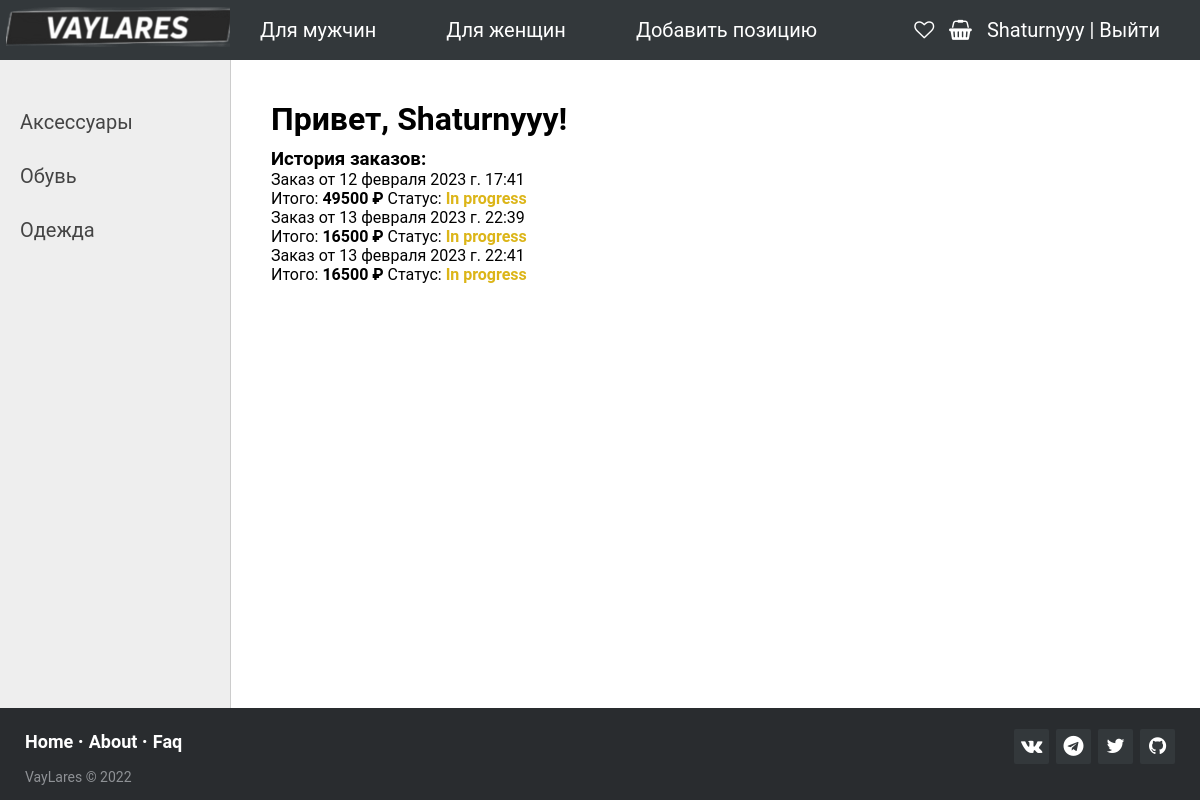
The page /profile/ (signed in) on the database as committed earlier.
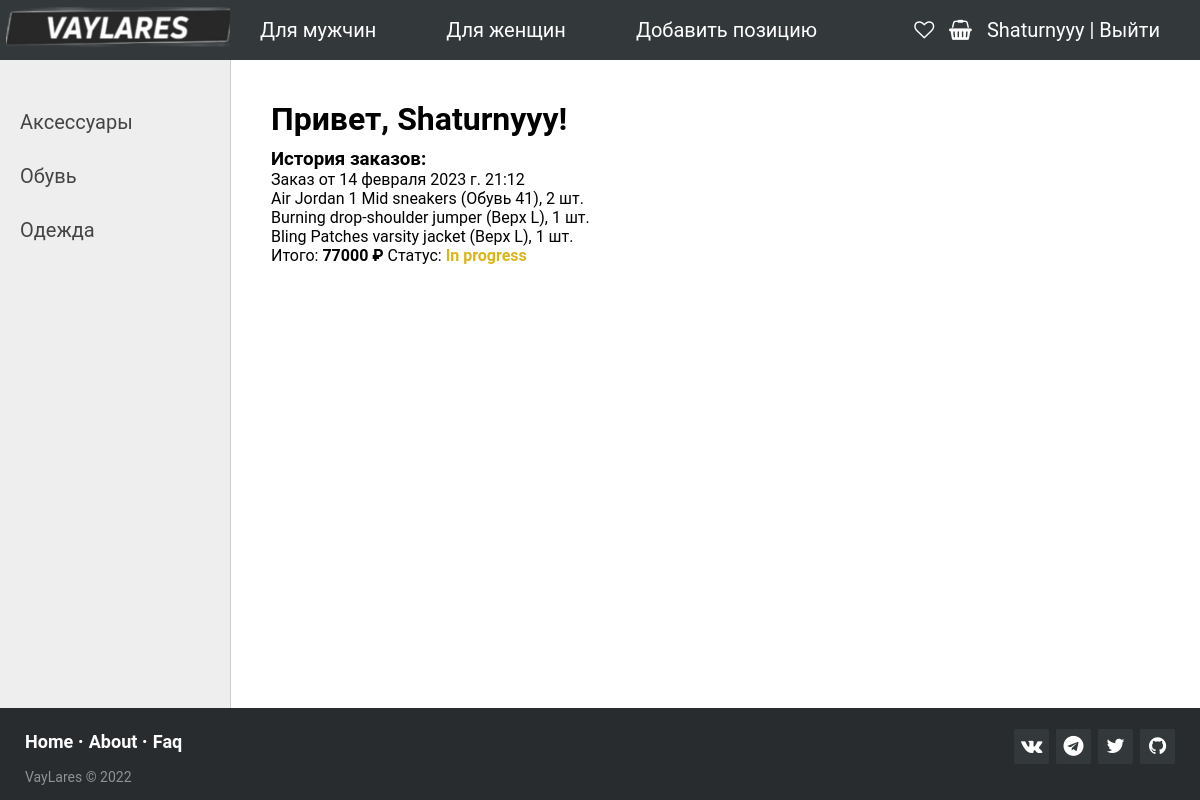
The same page on the database as committed later.
### clothes/models.py (models this page shows, shortened)
class Category(models.Model):
    category_name = models.CharField(max_length=100, db_index=True)
    slug = models.SlugField(max_length=255, unique=True, db_index=True, verbose_name="URL", null=True)
    def get_absolute_url(self):
        return reverse('category', kwargs={'category_slug': self.slug})
    class Meta:  # Используется в админ-панели
        verbose_name = 'Категории'
        verbose_name_plural = 'Категории'
        ordering = ['id']

class Orders(models.Model):
    OK = 'Ok'
    CANCELED = 'Canceled'
    PROGRESS = 'In progress'
    STATUS = [
        (OK, 'Исполнено'),
        (CANCELED, 'Отменен'),
        (PROGRESS, 'В процессе'),
    ]
    user_name = models.CharField(max_length=255, default=None, verbose_name='Пользователь')
    time_create = models.DateTimeField(auto_now_add=True, verbose_name='Принят в исполнение')
    status = models.CharField(max_length=11, choices=STATUS, default=PROGRESS, verbose_name='Статус')
    time_accept = models.DateTimeField(auto_now_add=False, default=datetime.datetime.now() + datetime.timedelta(days=1),
                                       verbose_name='Принят в пункте выдачи')
    product = models.ManyToManyField(Sizes_of_Clothes, through='Orders_of_Clothes', verbose_name='Товар')
    total_price = models.IntegerField(verbose_name='Общая стоимость', default=0)
    class Meta:
        verbose_name = 'Заказы'
        verbose_name_plural = 'Заказы'
        ordering = ['id']

class Sizes_of_Clothes(models.Model):
    id_clothes = models.ForeignKey(Clothes, on_delete=models.PROTECT, verbose_name='id товара')
    id_size = models.ForeignKey(Sizes, on_delete=models.PROTECT, verbose_name='id размера')
    count = models.IntegerField(verbose_name='Кол-во')
    def __str__(self):
        return self.id_clothes.title + ' (' + self.id_size.size_title + ')'
    class Meta:
        verbose_name = 'Размеры вещей'
        verbose_name_plural = 'Размеры вещей'
        ordering = ['id']

class Clothes(models.Model):
    Man = 'Man'
    Woman = 'Woman'
    All = 'All'
    GENDERS = [
        (Man, 'Для мужчин'),
        (Woman, 'Для женщин'),
        (All, 'Унисекс'),
    ]
    title = models.CharField(max_length=255, verbose_name='Заголовок')
    slug = models.SlugField(max_length=255, unique=True, db_index=True, verbose_name="URL", null=True)
    content = models.TextField(verbose_name='Описание')
    price = models.IntegerField(verbose_name='Цена')
    photo = models.ImageField(upload_to='pictures/%y/%m/%d/', verbose_name='Фото')
    alternative_photo = models.ImageField(upload_to='alternative-pictures/%y/%m/%d/', blank=True, null=True,
                                          verbose_name='Фото 2')
    time_create = models.DateTimeField(auto_now_add=True)
    gender = models.CharField(max_length=5, choices=GENDERS, default=All, verbose_name='Пол')
    is_published = models.BooleanField(default=True, verbose_name='Опубликовано')
    brand = models.ForeignKey(Brand, on_delete=models.PROTECT, verbose_name='Брэнд')
    subcategory = models.ForeignKey(Subcategory, on_delete=models.PROTECT, null=True, verbose_name='Подкатегория')
    category = models.ForeignKey(Category, on_delete=models.PROTECT, null=True, verbose_name='Категория')
    sizes = models.ManyToManyField(Sizes, through='Sizes_of_Clothes')
    class Meta:
        verbose_name = 'Вещи'
        verbose_name_plural = 'Вещи'
        ordering = ['id']

class Sizes(models.Model):
    size_title = models.CharField(max_length=100, db_index=True)
    slug = models.SlugField(max_length=255, unique=True, db_index=True, verbose_name="URL")
    size = models.CharField(max_length=255)
    class Meta:  # Используется в админ-панели
        verbose_name = 'Размеры'
        verbose_name_plural = 'Размеры'
        ordering = ['id']

class Orders_of_Clothes(models.Model):
    id_clothes_with_size = models.ForeignKey(Sizes_of_Clothes, on_delete=models.PROTECT, verbose_name='id товара')
    id_order = models.ForeignKey(Orders, on_delete=models.PROTECT, verbose_name='id размера')
    count = models.IntegerField(verbose_name='Кол-во', default=1)
    class Meta:
        verbose_name = 'Наполнение заказов'
        verbose_name_plural = 'Наполнение заказов'
        ordering = ['id']

### clothes/views.py (the view)
# urls.py: path('profile/', Profile.as_view(), name='profile'),
class Profile(LoginRequiredMixin, DataMixin, ListView):
    model = Orders
    template_name = 'clothes/profile.html'
    raise_exception = True
    def get_context_data(self, *, object_list=None, **kwargs):
        context = super().get_context_data(**kwargs)
        dct = {}  # Ключи - заказы, значения - инфа о вещах
        orders = Orders.objects.filter(user_name=self.request.user.username)
        for ord in orders:
            dct[ord] = ord.product.all()
        lst = [ord.id for ord in orders]
        ord_of_clothes = Orders_of_Clothes.objects.filter(id_order__in=lst)
        c_def = self.get_user_context(title='Личный кабинет', orders=dct, ord_of_clothes=ord_of_clothes)
        return dict(list(context.items()) + list(c_def.items()))

### cart/cart.py (called while the page is built)
    def __len__(self):
        return sum(item['quantity'] for item in self.cart.values())

### cart/context_processors.py (called while the page is built)
def cart(request):
    return {'cart': Cart(request)}

### clothes/Favourites.py (called while the page is built)
    def __len__(self):
        return len(self.fav)

### clothes/context_processors.py (called while the page is built)
def fav(request):
    return {'fav': Favour(request)}

### clothes/templates/clothes/profile.html
{% extends 'clothes/base.html' %}
{% block content %}
{% if request.user.is_authenticated %}
<h1>Привет, {{request.user.username}}!</h1>
<h3>История заказов:</h3>
{% for order, clothes in orders.items %}
<div>
    <div>Заказ от {{order.time_create}}</div>
    {% for soc in clothes %}
    {% for ooc in ord_of_clothes %}
    {% if ooc.id_order.id == order.id and ooc.id_clothes_with_size.id == soc.id %}
    <div> {{soc}}, {{ooc.count}} шт. </div>
    {% endif %}
    {% endfor %}
    {% endfor %}
    <div> Итого: <b>{{ order.total_price }} ₽</b> Статус: <b style="color: #dcb518">{{order.status}}</b> </div>
</div>
{% endfor %}
{% else %}
<h1>{{title}}</h1>
{% endif %}
{% endblock content %}

### clothes/templates/clothes/base.html (shortened to what this page needs)
{% load static %}
<!DOCTYPE html>
<html lang="ru">
<head>
    <link type="text/css" href="{% static 'clothes/css/styles.css' %}" rel="stylesheet"/>
    <link href="//netdna.bootstrapcdn.com/font-awesome/4.7.0/css/font-awesome.css" rel="stylesheet"/>
</head>
<body>
{% block header %}
<div class="header">
    <ul id="mainmenu" class="mainmenu">
        <li class="logo"><a href="{% url 'home' %}">
            <div class="logo"></div>
        </a></li>
        {% for m in menu %}
        {% if m.title == gender_selected %}
        <li class="gender-selected">{{m.title}}</li>
        {% else %}
        <li><a href="{% url m.url_name %}">{{m.title}}</a></li>
        {% endif %}
        {% endfor %}
        {% with cart_items=cart|length %}
        {% with fav_items=fav|length %}
        <li class="last">
            <span class="cart-icon">
                    <a class="fa fa-heart-o" href="{% url 'fav_detail' %}"></a>
            </span>
            <span class="cart-icon">
                    <a class="fa fa-shopping-basket" href="{% url 'cart:cart_detail' %}"></a>
            </span>
            {% if request.user.is_authenticated %}
             <a href="{% url 'profile' %}" >{{user.username}}</a> | <a href="{% url 'logout' %}">Выйти</a>
            {% else %}
            <a href="{% url 'register' %}">Регистрация</a>| <a href="{% url 'login' %}">Войти</a>
            {% endif %}
        </li>
    </ul>
    {% endwith %}
    {% endwith %}
</div>
{% endblock header %}
<table class="table-content" border=0 cellpadding="0" cellspacing="0">
    <tr>
        <td valign="top" class="left-chapters">
            <ul id="leftchapters">
                {% for c in cats %}
                {% if c.clothes__count > 0 %}
                {% if c.pk == cat_selected %}
                <li class="selected">{{c.category_name}}</li>
                {% for sc in subcats %}
                {% if sc.category_id == c.pk %}
                {% if sc.pk == subcat_selected %}
                <li class="subselected">{{sc.subcategory_name}}</li>
                {% else %}
                <li><a class="subcat" href="{{ sc.get_absolute_url }}">{{sc.subcategory_name}}</a></li>
                {% endif %}
                {% endif %}
                {% endfor %}
                {% else %}
                <li><a href="{{ c.get_absolute_url }}">{{c.category_name}}</a></li>
                {% endif %}
                {% endif %}
                {% endfor %}
            </ul>
        </td>
        <td valign="top" class="content">
            {% block content %}
            {% endblock %}
        </td>
    </tr>
</table>
<footer class="footer-distributed">
    <div class="footer-right">
        <a href="https://vk.com/lex_faesinop"><i class="fa fa-vk"></i></a>
        <a href="https://t.me/A1exander7"><i class="fa fa-telegram"></i></a>
        <a href="https://www.twitter.com"><i class="fa fa-twitter"></i></a>
        <a href="https://github.com/FaEsinoP"><i class="fa fa-github"></i></a>
    </div>
    <div class="footer-left">
        <p class="footer-links">
            <a class="link-1" href="{% url 'home' %}">Home</a>
            <a href="{% url 'about' %}">About</a>
            <a href="{% url 'faq' %}">Faq</a>
        </p>
        <p>VayLares &copy; 2022</p>
    </div>
</footer>
</body>
</html>

Rows that differ between the two databases and show on the page:
removed Orders: time_create "12 февраля 2023 г. 17:41", total_price "49500", status "In progress"
removed Orders: time_create "13 февраля 2023 г. 22:39", total_price "16500", status "In progress"
removed Orders: time_create "13 февраля 2023 г. 22:41", total_price "16500", status "In progress"
added Orders: time_create "14 февраля 2023 г. 21:12", total_price "77000", status "In progress"
now on this page (row edited): Sizes_of_Clothes: id_clothes+id_size "Air Jordan 1 Mid sneakers (Обувь 41)"
added Orders_of_Clothes: count "2"
now on this page (row unchanged): Sizes_of_Clothes: id_clothes+id_size "Burning drop-shoulder jumper (Верх L)"
added Orders_of_Clothes: count "1"
added Sizes_of_Clothes: id_clothes+id_size "Bling Patches varsity jacket (Верх L)"
added Orders_of_Clothes: count "1"
